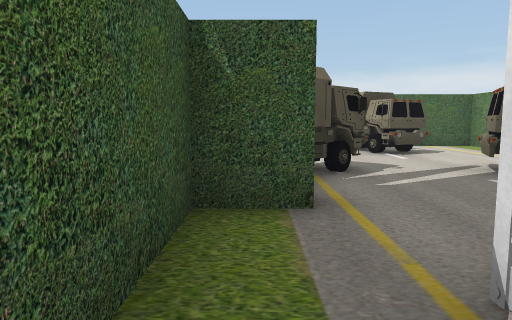
View 1 (above)

21 first-person views from a walk through a scene from a Unity 3-D project. The camera is 1.4 m above the floor, tilts 6° down and sees 70° across. The floor is counted in squares, 2 m on a side. Each view is taken from the middle of a square. On the plan, view 1 faces up. The plan holds only what a view shows up to about 11 squares ahead; the rest is blank. The place goes on beyond the plan. The player character is not drawn. Door leaves are left out, so doorways stand open. Some surface patterns are stand-ins.

View 2
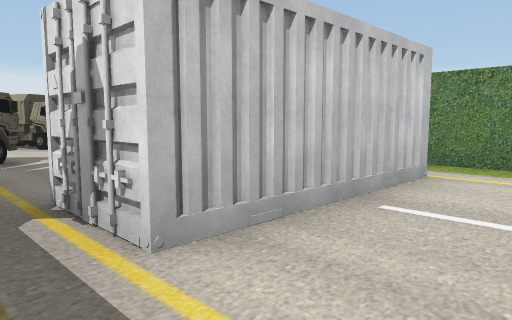

View 3
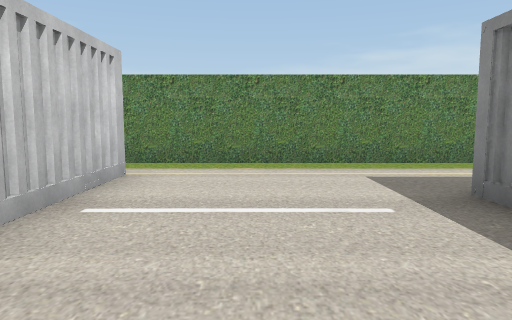

View 4
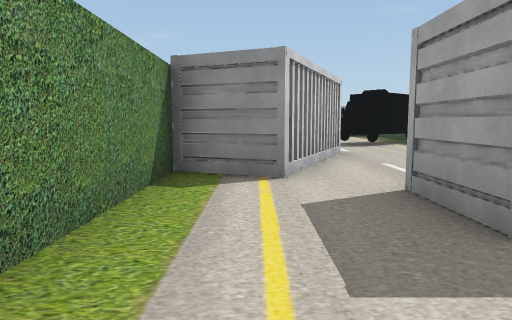

View 5
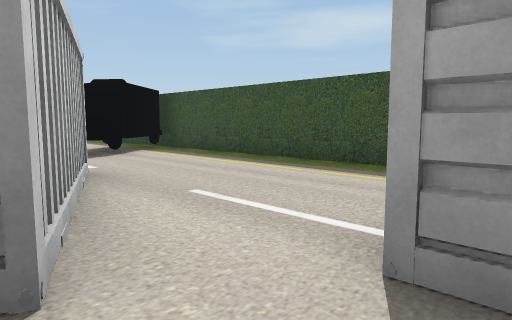

View 6
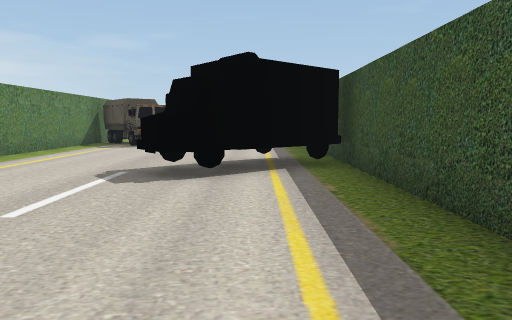

View 7
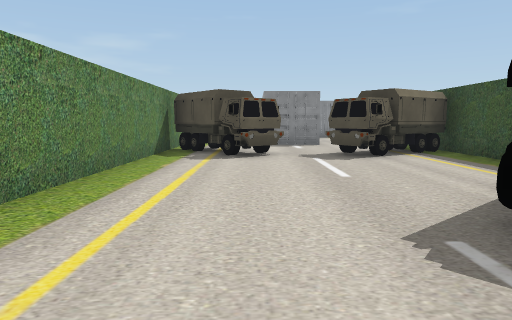

View 8
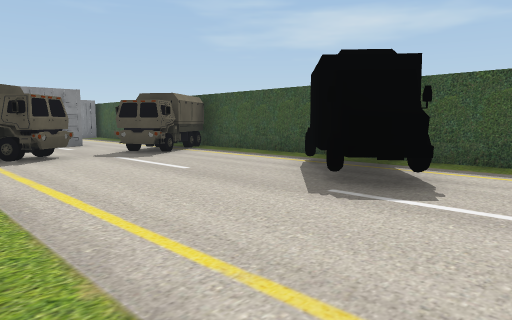

View 9
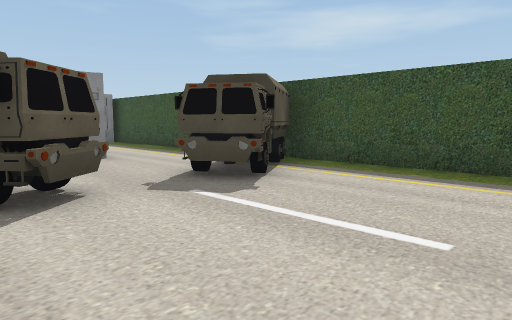

View 10
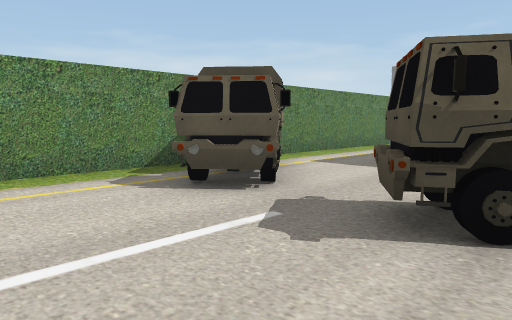

View 11
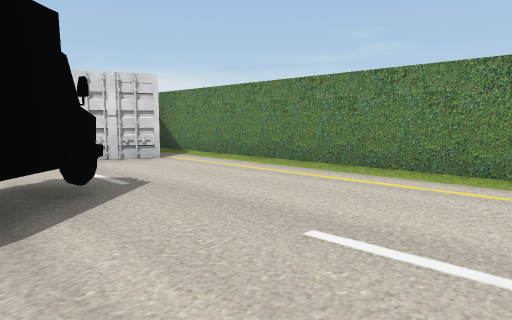

View 12
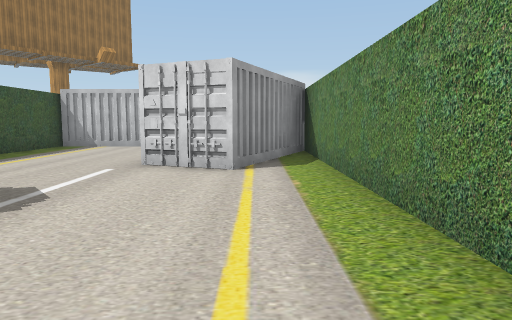

View 13
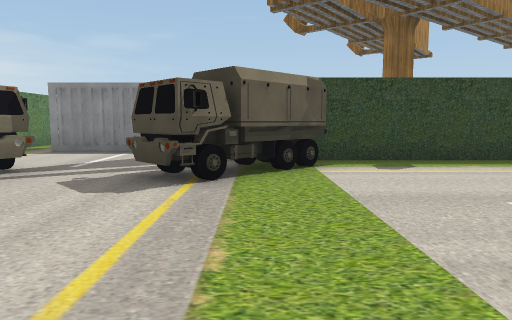

View 14
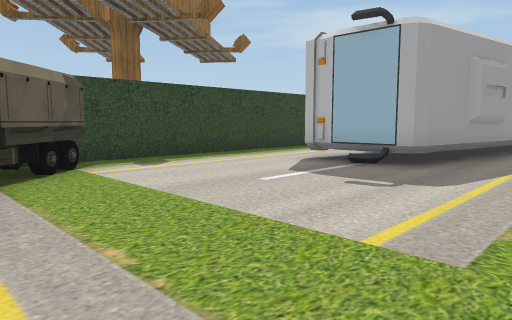

View 15
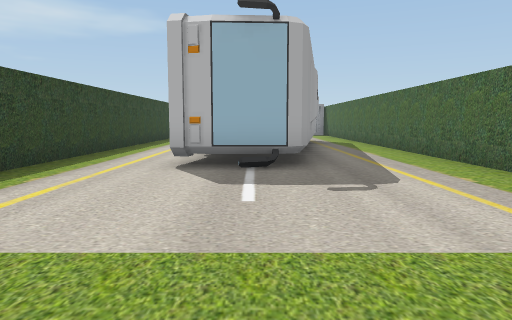

View 16
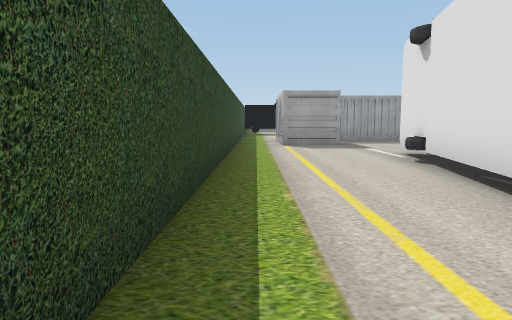

View 17
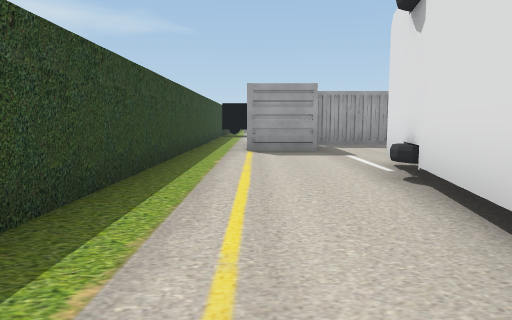

View 18
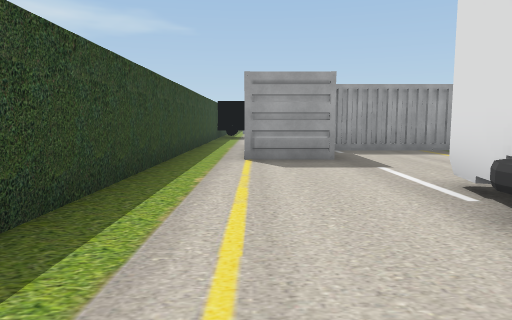

View 19
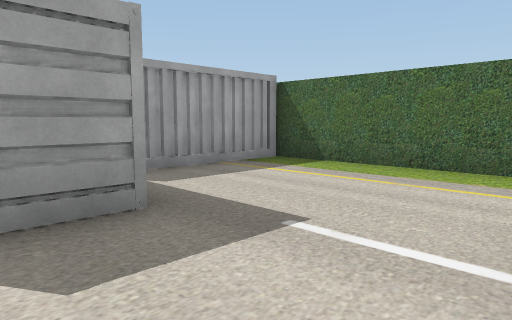

View 20
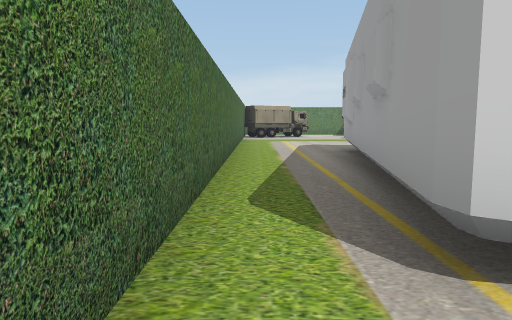

View 21
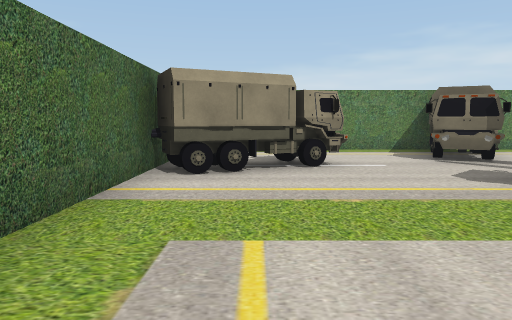

### Floor plan
Points are (right, up) in squares from view 1. A wall is a line through its corners. A room is listed if a view was taken in it or the views show most of it. See-through windows are left out.
Room 1 (views 1, 2, 3, 4, 5, 6, 7, 8, 9, 10, 11, 12, 13, 14, 15, 16, 17, 21)
walls: (-0.5, -5.5) (-0.5, -20.2); (4.7, -6.5) (6.2, -7.1) (4.7, -10.7) (3.1, -10.1) (4.7, -6.5); (4.3, -10.5) (3.4, -10.3); (0.5, 2.9) (-0.5, 2.9) (-0.5, 0.6); (4.3, -10.7) (3.5, -10.1); (6.2, 2.5) (6.2, 3); (6.2, 4.6) (6.2, 7); (-4.5, 6.3) (-4.7, 5.6); (-5.1, 6) (-4.6, 5.9); (-8.5, 3.4) (-1, 3.4); (6.2, 9.6) (6.2, 10.5) (-0.9, 10.5); (-3.4, 10.5) (-12.6, 10.5); (-0.5, -22.9) (-0.5, -24.5); (-12.4, 9.2) (-4.7, 7.8) (-4.6, 6.3); (6.2, -24.5) (6.2, 0.6)
ways out: opening at (-12, 10) to room 2; opening at (-8, 5) to room 2
objects: truck (-1, 4) to (1, 6); truck (0, -20) to (2, -18); other object (0, -15) to (2, -13); other object (0, -5); other object (1, 0) to (4, 1); other object (2, -24) to (3, -22); truck (2, 8) to (3, 10); other object (3, -5) to (3, -4); truck (3, 4) to (5, 5); truck (4, -20) to (5, -18)
Room 2 (views 18, 19, 20)
walls: (-12.6, 10.5) (-18, 10.5); (-19.5, 3.4) (-8.5, 3.4); (-8.2, 6.3) (-13.2, 7.2)
ways out: opening at (-12, 10) to room 1; opening at (-8, 5) to room 1
objects: other object (-18, 7) to (-18, 10); other object (-16, 5) to (-16, 6)

Where each view was taken, in squares from view 1:
view 1: 0 up, 0 right, facing up
view 2: 2 down, 0 right, facing up-right
view 3: 2 down, 0 right, facing right
view 4: 2 down, 5 right, facing down
view 5: 5 down, 5 right, facing down-left
view 6: 8 down, 1 right, facing down
view 7: 11 down, 4 right, facing down
view 8: 11 down, 6 right, facing down-left
view 9: 15 down, 5 right, facing down-left
view 10: 16 down, 1 right, facing down-right
view 11: 17 down, 1 right, facing up-right
view 12: 16 down, 5 right, facing up
view 13: 10 up, 0 right, facing down
view 14: 10 up, 1 right, facing down-left
view 15: 7 up, 1 right, facing left
view 16: 4 up, 5 left, facing left
view 17: 5 up, 7 left, facing left
view 18: 5 up, 9 left, facing left
view 19: 5 up, 13 left, facing up-left
view 20: 10 up, 14 left, facing right
view 21: 9 up, 3 left, facing right
